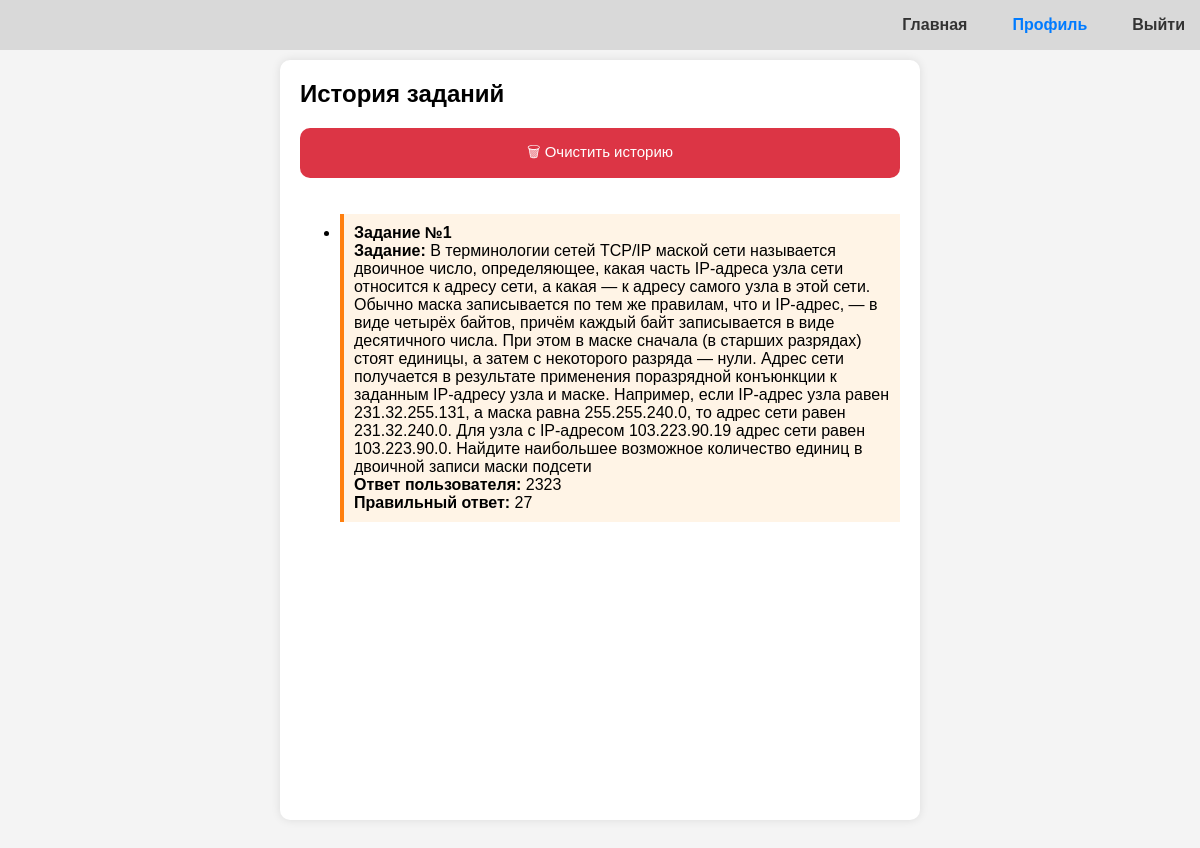
Screenshot of /profile (signed in) with the database file from the repository.
### tables this page shows
CREATE TABLE history (
    id INTEGER PRIMARY KEY AUTOINCREMENT,
    user_id INTEGER NOT NULL,
    task TEXT NOT NULL,
    user_answer TEXT NOT NULL,
    correct_answer TEXT NOT NULL,
    FOREIGN KEY (user_id) REFERENCES users(id)
);

### app.py (the view)
@app.route("/profile")
def profile():
    if "user_id" not in session:
        flash("Сначала войди в аккаунт.", "error")
        return redirect(url_for("login"))
    with sqlite3.connect("users.db") as conn:
        cursor = conn.cursor()
        cursor.execute("""
            SELECT task, user_answer, correct_answer FROM history
            WHERE user_id = ?
            ORDER BY id DESC
        """, (session["user_id"],))
        rows = cursor.fetchall()
    history = [{"task": row[0], "user_answer": row[1], "correct_answer": row[2]} for row in rows]
    return render_template("profile.html", history=history)

### templates/profile.html (shortened to what this page needs)
<!DOCTYPE html>
<html lang="ru">
<head>
    <link rel="stylesheet" href="{{ url_for('static', filename='styles.css') }}">
</head>
<body>
    <nav class="header-nav">
        <ul class="menu">
            <li><a href="{{ url_for('index') }}" class="menu-item {% if request.endpoint == 'index' %}active{% endif %}">Главная</a></li>
            {% if session.get("user_id") %}
                <li><a href="{{ url_for('profile') }}" class="menu-item {% if request.endpoint == 'profile' %}active{% endif %}">Профиль</a></li>
                <li><a href="{{ url_for('logout') }}" class="menu-item">Выйти</a></li>
            {% else %}
                <li><a href="{{ url_for('login') }}" class="menu-item {% if request.endpoint == 'login' %}active{% endif %}">Войти</a></li>
                <li><a href="{{ url_for('register') }}" class="menu-item {% if request.endpoint == 'register' %}active{% endif %}">Регистрация</a></li>
            {% endif %}
        </ul>
    </nav>
    <div class="container">
        <h1>История заданий</h1>
        <form method="post" action="{{ url_for('clear_history') }}" onsubmit="return confirm('Удалить всю историю?')">
            <button type="submit" class="button-submit" style="margin-bottom: 20px; background-color: #dc3545;">
                🗑 Очистить историю
            </button>
        </form>
        {% if history %}
            <ul>
                {% for item in history %}
                    <li class="task">
                        <strong>Задание №{{ loop.index }}</strong><br>
                        <strong>Задание:</strong> {{ item.task }}<br>
                        <strong>Ответ пользователя:</strong> {{ item.user_answer }}<br>
                        <strong>Правильный ответ:</strong> {{ item.correct_answer }}
                    </li>
                {% endfor %}
            </ul>
        {% else %}
            <p>История пока пуста.</p>
        {% endif %}
    </div>
</body>
</html>

### static/styles.css (style rules this page uses)
body { font-family: Arial, sans-serif; margin: 0; padding-top: 60px; background-color: #f4f4f4; display: flex; justify-content: center; align-items: flex-start; height: 100vh; overflow: hidden; }
.container { width: 90%; max-width: 600px; background: white; padding: 20px; border-radius: 10px; box-shadow: 0 0 10px rgba(0, 0, 0, 0.1); height: calc(100vh - 80px); overflow-y: auto; }
h1 { font-size: 24px; margin: 0; }
button { padding: 10px; border: none; background-color: #007bff; color: white; border-radius: 5px; cursor: pointer; }
.header-nav { position: fixed; top: 0; left: 0; width: 100%; height: 50px; background: #d9d9d9; display: flex; align-items: center; justify-content: flex-end; font-size: 16px; font-weight: 700; }
.menu { display: flex; justify-content: right; list-style: none; margin: 0; padding: 0; gap: 15px; }
.menu-item { text-decoration: none; color: #333; font-size: 16px; padding: 10px 15px; border-radius: 5px; transition: background 0.3s; }
.active { font-weight: bold; color: #007bff; }
.task { background-color: #fff4e6; padding: 10px; border-left: 4px solid #ff7f0e; }
::placeholder { font-family: -apple-system, BlinkMacSystemFont, 'Segoe UI', Roboto, Oxygen, Ubuntu, Cantarell, 'Open Sans', 'Helvetica Neue', sans-serif; }
.button-submit { margin: 20px 0 10px 0; background-color: #151717; border: none; color: white; font-size: 15px; font-weight: 500; border-radius: 10px; height: 50px; width: 100%; cursor: pointer; }

### rows the page displays
history: task "В терминологии сетей TCP/IP маской сети называется двоичное число, определяющее, какая часть IP-адреса узла сети относится к адресу сети, а какая — к адресу самого узла в этой сети. Обычно маска записывается по тем же правилам, что и IP-адрес, — в виде четырёх байтов, причём каждый байт записывается в виде десятичного числа. При этом в маске сначала (в старших разрядах) стоят единицы, а затем с некоторого разряда — нули. Адрес сети получается в результате применения поразрядной конъюнкции к заданным IP-адресу узла и маске. Например, если IP-адрес узла равен 231.32.255.131, а маска равна 255.255.240.0, то адрес сети равен 231.32.240.0. Для узла с IP-адресом 103.223.90.19 адрес сети равен…", user_answer "2323", correct_answer "27"
